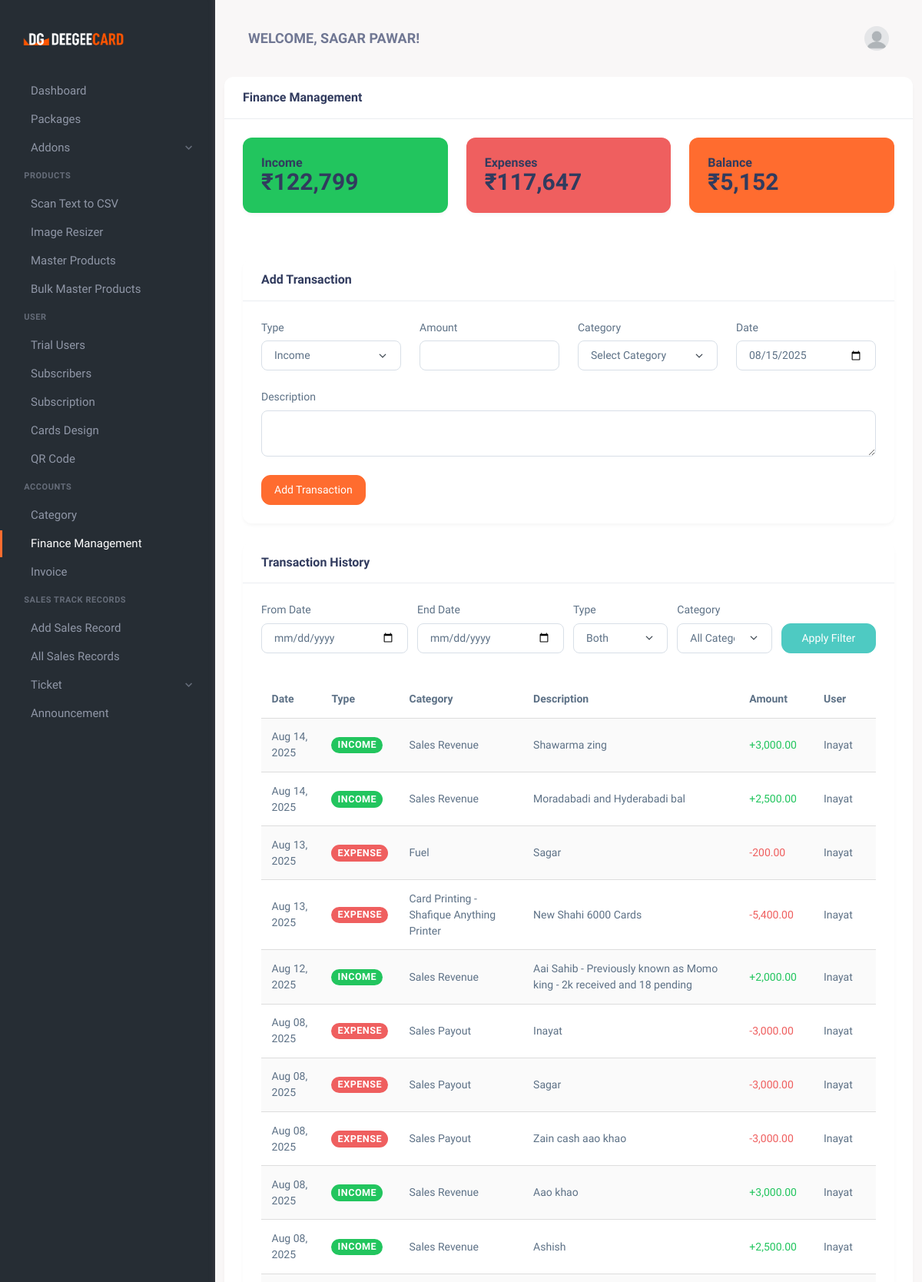
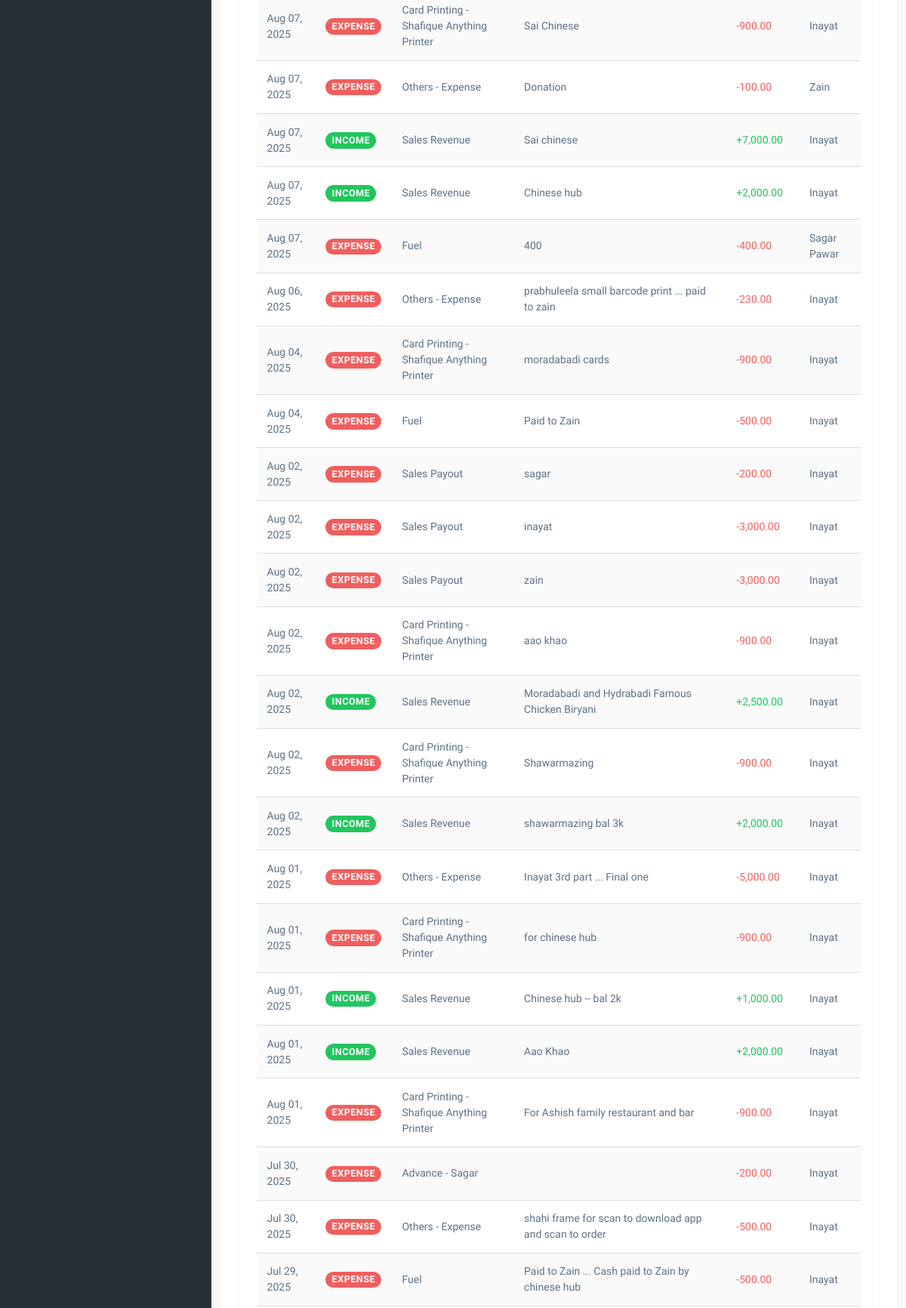
Page /finance-management.php (signed in, upper part) on the committed database (2 pictures, top to bottom).
### tables this page shows
CREATE TABLE `users` (
  `id` int(11) NOT NULL,
  `Name` varchar(100) NOT NULL,
  `Email` varchar(100) NOT NULL,
  `Password` varchar(255) NOT NULL,
  `role` enum('admin','user','sales_person') NOT NULL DEFAULT 'user',
  `created_at` timestamp NOT NULL DEFAULT CURRENT_TIMESTAMP,
  `updated_at` timestamp NOT NULL DEFAULT CURRENT_TIMESTAMP ON UPDATE CURRENT_TIMESTAMP,
  `phone` varchar(15) NOT NULL,
  `address` text NOT NULL,
  `is_trial` tinyint(1) DEFAULT '0',
  `trial_start` datetime DEFAULT NULL,
  `trial_end` datetime DEFAULT NULL
);

CREATE TABLE `dg_transactions` (
  `id` int(11) NOT NULL,
  `type` enum('income','expense') NOT NULL,
  `category_id` int(11) DEFAULT NULL,
  `amount` decimal(10,2) NOT NULL,
  `description` text,
  `date` date NOT NULL,
  `created_at` timestamp NOT NULL DEFAULT CURRENT_TIMESTAMP,
  `updated_at` timestamp NOT NULL DEFAULT CURRENT_TIMESTAMP ON UPDATE CURRENT_TIMESTAMP,
  `user_id` int(11) DEFAULT NULL COMMENT 'Who entered this transaction',
  `payment_method` varchar(50) DEFAULT NULL,
  `reference_number` varchar(100) DEFAULT NULL,
  `is_recurring` tinyint(1) DEFAULT '0',
  `recurring_details` text
);

CREATE TABLE `dg_categories` (
  `id` int(11) NOT NULL,
  `name` varchar(50) NOT NULL,
  `type` enum('income','expense') NOT NULL,
  `description` text,
  `is_active` tinyint(1) NOT NULL DEFAULT '1',
  `created_at` timestamp NOT NULL DEFAULT CURRENT_TIMESTAMP
);

### finance-management.php (the view, shortened to what this page needs)
<?php
require 'db_connection.php';
$user_id = $_SESSION['user_id'];
$role_sql = "SELECT role FROM users WHERE id = ?";
$role_stmt = $conn->prepare($role_sql);
if ($role_stmt) {
    $role_stmt->bind_param("i", $user_id);
    $role_stmt->execute();
    $role_stmt->bind_result($role);
} else {
    $error_message = "Error preparing role query: " . $conn->error;
    $role = '';
}
$filter_from_date = $_GET['from_date'] ?? '';
$filter_end_date = $_GET['end_date'] ?? '';
$filter_transaction_type = $_GET['filter_type'] ?? 'both';
$transactions = [];
$transaction_sql = "SELECT t.id, t.amount, c.name AS category,
                    t.description, t.type, t.date, t.user_id, u.name AS user_name
                    FROM dg_transactions t
                    LEFT JOIN dg_categories c ON t.category_id = c.id
                    LEFT JOIN users u ON t.user_id = u.id";
$transaction_sql .= " ORDER BY t.date DESC, t.created_at DESC";
$transaction_stmt = $conn->prepare($transaction_sql);
if ($transaction_stmt) {
    $transaction_stmt->execute();
    $result = $transaction_stmt->get_result();
    while ($row = $result->fetch_assoc()) {
        $transactions[] = $row;
    }
} else {
    $error_message = "Error preparing transaction history query: " . $conn->error;
}
$income_total = 0;
$expense_total = 0;
foreach ($transactions as $transaction) {
    if ($transaction['type'] === 'income') {
        $income_total += $transaction['amount'];
    } else {
        $expense_total += $transaction['amount'];
    }
}
$balance = $income_total - $expense_total;
$sql = "SELECT name FROM users WHERE id = ?";
$stmt = $conn->prepare($sql);
if ($stmt) {
    $stmt->bind_param("i", $user_id);
    $stmt->execute();
    $stmt->bind_result($user_name);
} else {
    $error_message = "Error preparing user name query: " . $conn->error;
    $user_name = 'User';
}
?>
<!DOCTYPE html>
<html lang="en">
   <head>
      <link href="assets/css/vendor.min.css" rel="stylesheet" type="text/css" />
      <link href="assets/css/icons.min.css" rel="stylesheet" type="text/css" />
      <link href="assets/css/app.min.css" rel="stylesheet" type="text/css" />
      <link href="assets/css/style.css" rel="stylesheet" type="text/css" />
   </head>
   <body>
      <div class="wrapper">
          <?php include 'toolbar.php'; ?>
          <?php
            if ($role === 'admin') {
                include 'admin_menu.php';
            } else {
                include 'menu.php';
            }
            ?>
          <div class="page-content">
            <div class="container">
               <div class="row">
                  <div class="col-xl-12">
                     <div class="card">
                        <div class="card-header">
                           <h4 class="card-title">Finance Management</h4>
                        </div>
                        <div class="card-body">
                           <div class="row mb-4">
                              <div class="col-md-4">
                                 <div class="card bg-success text-white">
                                    <div class="card-body">
                                       <h5 class="card-title">Income</h5>
                                       <h2 class="card-text">₹<?php echo number_format($income_total); ?></h2>
                                    </div>
                                 </div>
                              </div>
                              <div class="col-md-4">
                                 <div class="card bg-danger text-white">
                                    <div class="card-body">
                                       <h5 class="card-title">Expenses</h5>
                                       <h2 class="card-text">₹<?php echo number_format($expense_total); ?></h2>
                                    </div>
                                 </div>
                              </div>
                              <div class="col-md-4">
                                 <div class="card bg-primary text-white">
                                    <div class="card-body">
                                       <h5 class="card-title">Balance</h5>
                                       <h2 class="card-text">₹<?php echo number_format($balance); ?></h2>
                                    </div>
                                 </div>
                              </div>
                           </div>
                           <div class="row">
                              <div class="col-md-12">
                                 <div class="card">
                                    <div class="card-header">
                                       <h5 class="card-title">Add Transaction</h5>
                                    </div>
                                    <div class="card-body">
                                       <form method="POST" action="finance-management.php">
                                          <div class="row">
                                             <div class="col-md-3 mb-3">
                                                <label for="transaction_type" class="form-label">Type</label>
                                                <select class="form-select" id="transaction_type" name="transaction_type" required>
                                                   <option value="income" <?php echo (isset($_POST['transaction_type']) && $_POST['transaction_type'] == 'income') ? 'selected' : ''; ?>>Income</option>
                                                </select>
                                             </div>
                                             <div class="col-md-3 mb-3">
                                                <label for="amount" class="form-label">Amount</label>
                                                <input type="number" step="0.01" class="form-control" id="amount" name="amount" required value="<?php echo isset($_POST['amount']) ? htmlspecialchars($_POST['amount']) : ''; ?>">
                                             </div>
                                             <div class="col-md-3 mb-3">
                                                <label for="category_id" class="form-label">Category</label>
                                                <select class="form-select" id="category_id" name="category_id" required>
                                                   <option value="">Select Category</option>
                                                </select>
                                             </div>
                                             <div class="col-md-3 mb-3">
                                                <label for="date" class="form-label">Date</label>
                                                <input type="date" class="form-control" id="date" name="date" required value="<?php echo isset($_POST['date']) ? htmlspecialchars($_POST['date']) : date('Y-m-d'); ?>">
                                             </div>
                                          </div>
                                          <div class="row">
                                             <div class="col-md-12 mb-3">
                                                <label for="description" class="form-label">Description</label>
                                                <textarea class="form-control" id="description" name="description" rows="2"><?php echo isset($_POST['description']) ? htmlspecialchars($_POST['description']) : ''; ?></textarea>
                                             </div>
                                          </div>
                                          <button type="submit" name="add_transaction" class="btn btn-primary">Add Transaction</button>
                                       </form>
                                    </div>
                                 </div>
                              </div>
                              <div class="col-md-12">
                                 <div class="card">
                                    <div class="card-header">
                                       <h5 class="card-title">Transaction History</h5>
                                    </div>
                                    <div class="card-body">
                                       <form method="GET" action="finance-management.php" class="mb-4">
                                          <div class="row g-2">
                                             <div class="col-md-3">
                                                <label for="from_date" class="form-label">From Date</label>
                                                <input type="date" class="form-control" id="from_date" name="from_date" value="<?php echo htmlspecialchars($filter_from_date); ?>">
                                             </div>
                                             <div class="col-md-3">
                                                <label for="end_date" class="form-label">End Date</label>
                                                <input type="date" class="form-control" id="end_date" name="end_date" value="<?php echo htmlspecialchars($filter_end_date); ?>">
                                             </div>
                                             <div class="col-md-2">
                                                <label for="filter_type" class="form-label">Type</label>
                                                <select class="form-select" id="filter_type" name="filter_type">
                                                   <option value="both" <?php echo ($filter_transaction_type === 'both') ? 'selected' : ''; ?>>Both</option>
                                                </select>
                                             </div>
                                             <div class="col-md-2">
                                                <label for="filter_category" class="form-label">Category</label>
                                                <select class="form-select" id="filter_category" name="filter_category">
                                                   <option value="">All Categories</option>
                                                </select>
                                             </div>
                                             <div class="col-md-2 d-flex align-items-end">
                                                <button type="submit" class="btn btn-info w-100">Apply Filter</button>
                                             </div>
                                          </div>
                                       </form>
                                       <div class="table-responsive">
                                          <table class="table table-striped">
                                             <thead>
                                                <tr>
                                                   <th>Date</th>
                                                   <th>Type</th>
                                                   <th>Category</th>
                                                   <th>Description</th>
                                                   <th>Amount</th>
                                                   <?php if ($role === 'admin'): ?>
                                                   <th>User</th>
                                                   <?php endif; ?>
                                                </tr>
                                             </thead>
                                             <tbody>
                                                <?php foreach ($transactions as $transaction): ?>
                                                <tr>
                                                   <td><?php echo date('M d, Y', strtotime($transaction['date'])); ?></td>
                                                   <td>
                                                      <span class="badge bg-<?php echo $transaction['type'] === 'income' ? 'success' : 'danger'; ?>">
                                                      <?php echo ucfirst($transaction['type']); ?>
                                                      </span>
                                                   </td>
                                                   <td><?php echo htmlspecialchars($transaction['category']); ?></td>
                                                   <td><?php echo htmlspecialchars($transaction['description']); ?></td>
                                                   <td class="<?php echo $transaction['type'] === 'income' ? 'text-success' : 'text-danger'; ?>">
                                                      <?php echo ($transaction['type'] === 'income' ? '+' : '-') . number_format($transaction['amount'], 2); ?>
                                                   </td>
                                                   <?php if ($role === 'admin'): ?>
                                                   <td><?php echo htmlspecialchars($transaction['user_name']); ?></td>
                                                   <?php endif; ?>
                                                </tr>
                                                <?php endforeach; ?>
                                             </tbody>
                                          </table>
                                       </div>
                                    </div>
                                 </div>
                              </div>
                           </div>
                        </div>
                     </div>
                  </div>
               </div>
            </div>
          </div>
      </div>
   </body>
</html>

### toolbar.php (shortened to what this page needs)
<header class="topbar">
     <div class="container-fluid">
          <div class="navbar-header">
               <div class="d-flex align-items-center">
                    <div class="topbar-item">
                         <h4 class="fw-bold topbar-button pe-none text-uppercase mb-0">Welcome,
                         <?php echo htmlspecialchars($user_name); ?>!</h4>
                    </div>
               </div>
               <div class="d-flex align-items-center gap-1">
                    <div class="topbar-item">
                         <button type="button" class="topbar-button" id="light-dark-mode">
                         </button>
                    </div>
                    <div class="dropdown topbar-item">
                         <a type="button" class="topbar-button" id="page-header-user-dropdown" data-bs-toggle="dropdown" aria-haspopup="true" aria-expanded="false">
                              <span class="d-flex align-items-center">
                                   <img class="rounded-circle" width="32" src="assets/images/users/dummy-avatar.jpg" alt="avatar-3">
                              </span>
                         </a>
                    </div>
               </div>
          </div>
     </div>
</header>

### rows in the picture
users: Name "SAGAR PAWAR"
dg_transactions: date "Aug 14, 2025", type "INCOME", category.name "Sales Revenue", description "Shawarma zing", amount "3,000.00", user.Name "Inayat"
dg_transactions: date "Aug 14, 2025", type "INCOME", category.name "Sales Revenue", description "Moradabadi and Hyderabadi bal", amount "2,500.00", user.Name "Inayat"
dg_transactions: date "Aug 13, 2025", type "EXPENSE", category.name "Fuel", description "Sagar", amount "200.00", user.Name "Inayat"
dg_transactions: date "Aug 13, 2025", type "EXPENSE", category.name "Card Printing - Shafique Anything Printer", description "New Shahi 6000 Cards", amount "5,400.00", user.Name "Inayat"
dg_transactions: date "Aug 12, 2025", type "INCOME", category.name "Sales Revenue", description "Aai Sahib - Previously known as Momo king - 2k received and 18 pending", amount "2,000.00", user.Name "Inayat"
dg_transactions: date "Aug 08, 2025", type "EXPENSE", category.name "Sales Payout", description "Inayat", amount "3,000.00", user.Name "Inayat"
dg_transactions: date "Aug 08, 2025", type "EXPENSE", category.name "Sales Payout", description "Sagar", amount "3,000.00", user.Name "Inayat"
dg_transactions: date "Aug 08, 2025", type "EXPENSE", category.name "Sales Payout", description "Zain cash aao khao", amount "3,000.00", user.Name "Inayat"
dg_transactions: date "Aug 08, 2025", type "INCOME", category.name "Sales Revenue", description "Aao khao", amount "3,000.00", user.Name "Inayat"
dg_transactions: date "Aug 08, 2025", type "INCOME", category.name "Sales Revenue", description "Ashish", amount "2,500.00", user.Name "Inayat"
dg_transactions: date "Aug 07, 2025", type "EXPENSE", category.name "Card Printing - Shafique Anything Printer", description "Sai Chinese", amount "900.00", user.Name "Inayat"
dg_transactions: date "Aug 07, 2025", type "EXPENSE", category.name "Others - Expense", description "Donation", amount "100.00", user.Name "Zain"
dg_transactions: date "Aug 07, 2025", type "INCOME", category.name "Sales Revenue", description "Sai chinese", amount "7,000.00", user.Name "Inayat"
dg_transactions: date "Aug 07, 2025", type "INCOME", category.name "Sales Revenue", description "Chinese hub", amount "2,000.00", user.Name "Inayat"
dg_transactions: date "Aug 07, 2025", type "EXPENSE", category.name "Fuel", description "400", amount "400.00", user.Name "Sagar Pawar"
dg_transactions: date "Aug 06, 2025", type "EXPENSE", category.name "Others - Expense", description "prabhuleela small barcode print ... paid to zain", amount "230.00", user.Name "Inayat"
dg_transactions: date "Aug 04, 2025", type "EXPENSE", category.name "Card Printing - Shafique Anything Printer", description "moradabadi cards", amount "900.00", user.Name "Inayat"
dg_transactions: date "Aug 04, 2025", type "EXPENSE", category.name "Fuel", description "Paid to Zain", amount "500.00", user.Name "Inayat"
dg_transactions: date "Aug 02, 2025", type "EXPENSE", category.name "Sales Payout", description "sagar", amount "200.00", user.Name "Inayat"
dg_transactions: date "Aug 02, 2025", type "EXPENSE", category.name "Sales Payout", description "inayat", amount "3,000.00", user.Name "Inayat"
dg_transactions: date "Aug 02, 2025", type "EXPENSE", category.name "Sales Payout", description "zain", amount "3,000.00", user.Name "Inayat"
dg_transactions: date "Aug 02, 2025", type "EXPENSE", category.name "Card Printing - Shafique Anything Printer", description "aao khao", amount "900.00", user.Name "Inayat"
dg_transactions: date "Aug 02, 2025", type "INCOME", category.name "Sales Revenue", description "Moradabadi and Hydrabadi Famous Chicken Biryani", amount "2,500.00", user.Name "Inayat"
dg_transactions: date "Aug 02, 2025", type "EXPENSE", category.name "Card Printing - Shafique Anything Printer", description "Shawarmazing", amount "900.00", user.Name "Inayat"
dg_transactions: date "Aug 02, 2025", type "INCOME", category.name "Sales Revenue", description "shawarmazing bal 3k", amount "2,000.00", user.Name "Inayat"
dg_transactions: date "Aug 01, 2025", type "EXPENSE", category.name "Others - Expense", description "Inayat 3rd part ... Final one", amount "5,000.00", user.Name "Inayat"
dg_transactions: date "Aug 01, 2025", type "EXPENSE", category.name "Card Printing - Shafique Anything Printer", description "for chinese hub", amount "900.00", user.Name "Inayat"
dg_transactions: date "Aug 01, 2025", type "INCOME", category.name "Sales Revenue", description "Chinese hub -- bal 2k", amount "1,000.00", user.Name "Inayat"
dg_transactions: date "Aug 01, 2025", type "INCOME", category.name "Sales Revenue", description "Aao Khao", amount "2,000.00", user.Name "Inayat"
dg_transactions: date "Aug 01, 2025", type "EXPENSE", category.name "Card Printing - Shafique Anything Printer", description "For Ashish family restaurant and bar", amount "900.00", user.Name "Inayat"
dg_transactions: date "Jul 30, 2025", type "EXPENSE", category.name "Advance - Sagar", amount "200.00", user.Name "Inayat"
dg_transactions: date "Jul 30, 2025", type "EXPENSE", category.name "Others - Expense", description "shahi frame for scan to download app and scan to order", amount "500.00", user.Name "Inayat"
dg_transactions: date "Jul 29, 2025", type "EXPENSE", category.name "Fuel", description "Paid to Zain ... Cash paid to Zain by chinese hub", amount "500.00", user.Name "Inayat"

### other values in the picture
$income_total "122,799"
$expense_total "117,647"
$balance "5,152"
